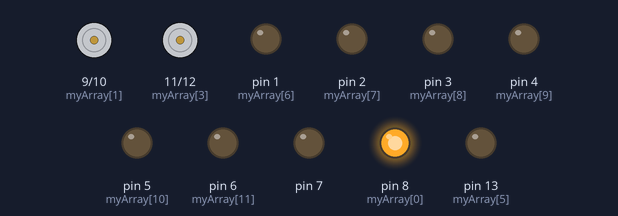
Bench run of a sketch on a simulated Arduino Uno, built with avr-gcc and run on an emulated ATmega328P. Parts: motor-driver pin pairs drawn as motors (green arrow = first pin HIGH = forward, orange = second pin HIGH = backward, longer = more drive), output pins drawn as LEDs (lit = HIGH).

Above: at 0.1 s.
At 6.1 s:
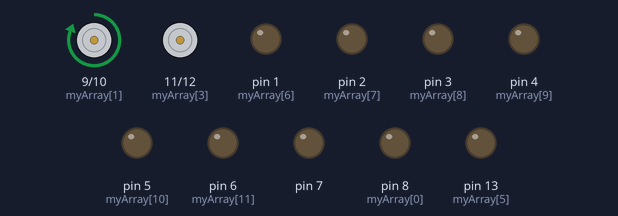
At 12.1 s:
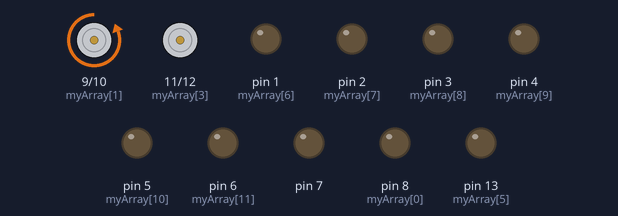
At 18.1 s:
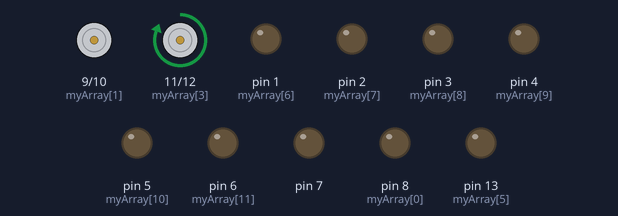
At 24.1 s:
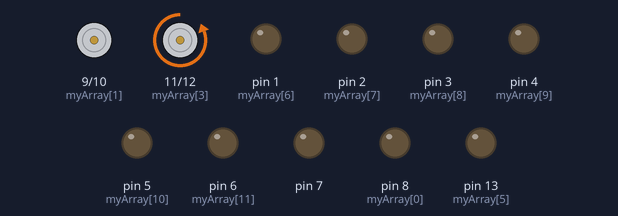
At 36.1 s:
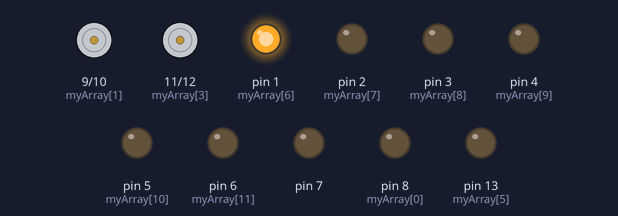
Timing chart, 0 to 37.6 s (numbered marks = the images above):
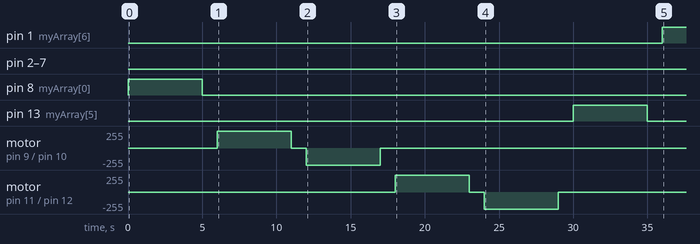

Measured:
- by itself, pin 1 (myArray[6]): LOW → HIGH at 36.0 s
- by itself, pin 8 (myArray[0]): LOW → HIGH at 0.00 s, → LOW 5.0 s later
- by itself, pin 13 (myArray[5]): LOW → HIGH at 30.0 s, → LOW 5.0 s later
- by itself, motor on pin 9 (myArray[1]) / pin 10 (myArray[2]): stopped → forward 255/255 at 6.0 s, → stopped 5.0 s later, → backward 255/255 1.0 s later, → stopped 5.0 s later
- by itself, motor on pin 11 (myArray[3]) / pin 12 (myArray[4]): stopped → forward 255/255 at 18.0 s, → stopped 5.0 s later, → backward 255/255 1.0 s later, → stopped 5.0 s later

The sketch:

atmega1.ino
```cpp
int myArray[] = {8,9,10,11,12,13,1,2,3,4,5,6};
int arraySize = 12;

void setup() {
  // set digital pins to output
  for (int i = 0; i < arraySize; i++) {
    pinMode(myArray[i], OUTPUT);
  }

  // set pin 7 for second arduino
  pinMode(7, OUTPUT);

}

void loop() {
  // loop over pins
  for (int i = 0; i < arraySize; i++) {
    // keep one for 5 seconds
    digitalWrite(myArray[i], HIGH);
    delay(5000);

    // turn off for one second
    digitalWrite(myArray[i], LOW);
    delay(1000);

  }

  // set digital pin 7 high and delay
  digitalWrite(7, HIGH);
  delay(18000);
  digitalWrite(7, LOW);

}
```
